Frame 1 (no input): blank canvas, image omitted
Frame 60 (no input): blank canvas, image omitted
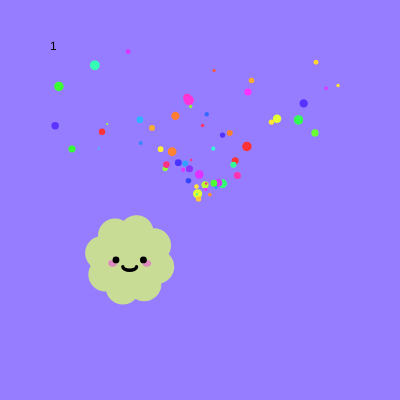
Frame 120 (the mouse pressed at the canvas centre since frame 60)

The p5.js sketch whose frames 1 and 60 were blank and that drew this single picture after the mouse press (run headless with seeded random() and noise() and a simulated clock; from frame 60 on, the mouse is pressed at the canvas centre):

// p5.js sketch
// ── sketch.js
let c = [];
let f = [];

function setup() {
  createCanvas(400, 400);
  // c = new Cloud(200, 200, 100)
}

function mousePressed() {
  c.push(new Cloud(mouseX,mouseY, random(40,80)))
  // f.push (new Firework(mouseX,mouseY))
}

function draw() {
  background(150, 125, 255);
  text(c.length, 50, 50);

  for (let i = 0; i < c.length; i++) {
     for (let j = 0; j < c.length; j++) {
      if (j!=i) {
      c[i].checkCollision(c[j]) 
      }
    }
    c[i].move();
    c[i].display();
  }

  for (let i = c.length - 1; i >= 0; i--) {
    if (c[i].isDone) {
      c.splice(i, 1)
    }
  }

  for (let i = 0; i < f.length; i++){
  f[i].update()
  f[i].display()
 }

  if (mouseIsPressed) {
  f.push(new Firework(mouseX,mouseY))
  }

}

class Cloud {
  constructor(x, y, s) {
    this.x = x;
    this.y = y;
    this.s = s;
    this.speedX = random(-2, 2);
    this.speedY = random(-2, 2);

    this.isDone = false;
  }

  checkBounds() {
    if (this.x > width || this.y > height || this.x < 0 || this.y < 0) {
      this.isDone = true;
    }
  }

  checkCollision(other){
  let d = dist(this.x, this.y, other.x, other,y)
  if (d < (this.s + other.s)/2) {
    console.log ("boom!")
  }
  }

  move() {
    this.x += this.speedX;
    this.y += this.speedY;
  }
  display() {
    push()
    translate(this.x, this.y)
    // rotate(frameCount * 0.05)
    noStroke()
    fill(200, 220, 150)
    circle(0, 0, this.s)

    for (let a = 0; a < 2 * PI; a += PI / 4) {
      push();
      rotate(a);
      circle(this.s * 0.4, this.s * 0.1, this.s * 0.5);
      pop();
    }

    // blushes
    noStroke()
    fill(255, 10, 255, 100)
    ellipse(0 - this.s / 4, 0 + this.s / 20, this.s / 8, this.s / 10)
    ellipse(0 + this.s / 4, 0 + this.s / 20, this.s / 8, this.s / 10)

    // eyes
    noStroke();
    fill(0);
    circle(0 - this.s / 5, 0, this.s / 10);
    circle(0 + this.s / 5, 0, this.s / 10);

    stroke(0)
    noFill()
    strokeWeight(this.s / 20)
    arc(0, 0 + this.s / 10, this.s / 5, this.s / 10, 0, PI)
    pop()
    this.checkBounds();
  }
}

class Firework {
  constructor(startX, startY) {
    this.x = startX;
    this.y = startY;
    this.size = random(2, 10);
    this.hue = random(0, 360);

    this.speedX = random(-3, 3);
    this.speedY = random(-1, -3);

    this.isDone = false;
  }

  checkBounds() {
    if (this.x > width || this.x < 0 || this.y > height || this.y < 0) {
      this.isDone = true;
    }
  }

  update() {
    this.x += this.speedX;
    this.y += this.speedY;
  }
  display() {

    push();
    translate(this.x, this.y);

    colorMode(HSB)
    fill(this.hue, 80, 100)
    noStroke();
    circle(0, 0, this.size);

    pop();
  }
}
